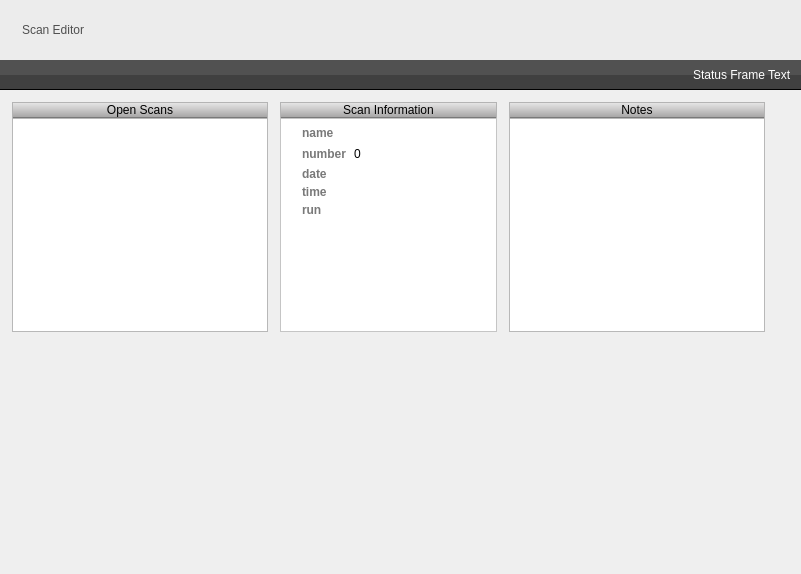
<?xml version="1.0" encoding="UTF-8"?>
<ui version="4.0">
 <class>AMGenericScanEditor</class>
 <widget class="QWidget" name="AMGenericScanEditor">
  <property name="geometry">
   <rect>
    <x>0</x>
    <y>0</y>
    <width>801</width>
    <height>574</height>
   </rect>
  </property>
  <property name="windowTitle">
   <string>Form</string>
  </property>
  <layout class="QVBoxLayout" name="verticalLayout_3">
   <property name="spacing">
    <number>0</number>
   </property>
   <property name="margin">
    <number>0</number>
   </property>
   <item>
    <widget class="QFrame" name="topFrame">
     <property name="minimumSize">
      <size>
       <width>0</width>
       <height>60</height>
      </size>
     </property>
     <property name="styleSheet">
      <string notr="true">background-color: rgb(236, 236, 236);</string>
     </property>
     <layout class="QHBoxLayout" name="horizontalLayout_3">
      <item>
       <widget class="QLabel" name="topFrameIcon">
        <property name="maximumSize">
         <size>
          <width>36</width>
          <height>36</height>
         </size>
        </property>
        <property name="text">
         <string/>
        </property>
        <property name="pixmap">
         <pixmap resource="../icons/icons.qrc">:/system-software-update.png</pixmap>
        </property>
        <property name="scaledContents">
         <bool>true</bool>
        </property>
       </widget>
      </item>
      <item>
       <widget class="QLabel" name="topFrameTitle">
        <property name="styleSheet">
         <string notr="true">font: 16pt &quot;Lucida Grande&quot;;
color: rgb(79, 79, 79);</string>
        </property>
        <property name="text">
         <string>Scan Editor</string>
        </property>
       </widget>
      </item>
      <item>
       <spacer name="topFrameSpacer">
        <property name="orientation">
         <enum>Qt::Horizontal</enum>
        </property>
        <property name="sizeHint" stdset="0">
         <size>
          <width>516</width>
          <height>20</height>
         </size>
        </property>
       </spacer>
      </item>
     </layout>
     <zorder>topFrameIcon</zorder>
     <zorder>topFrameTitle</zorder>
     <zorder>topFrameSpacer</zorder>
    </widget>
   </item>
   <item>
    <widget class="QFrame" name="statusFrame">
     <property name="minimumSize">
      <size>
       <width>0</width>
       <height>30</height>
      </size>
     </property>
     <property name="maximumSize">
      <size>
       <width>16777215</width>
       <height>30</height>
      </size>
     </property>
     <property name="styleSheet">
      <string notr="true">QFrame#statusFrame {
background-color: qlineargradient(spread:pad, x1:0, y1:0, x2:0, y2:1, stop:0 rgba(81, 81, 81, 255), stop:0.494444 rgba(81, 81, 81, 255), stop:0.5 rgba(64, 64, 64, 255), stop:1 rgba(64, 64, 64, 255));
border-bottom: 1px solid black;
}</string>
     </property>
     <layout class="QHBoxLayout" name="horizontalLayout_4">
      <property name="topMargin">
       <number>6</number>
      </property>
      <property name="bottomMargin">
       <number>6</number>
      </property>
      <item>
       <spacer name="horizontalSpacer_2">
        <property name="orientation">
         <enum>Qt::Horizontal</enum>
        </property>
        <property name="sizeHint" stdset="0">
         <size>
          <width>478</width>
          <height>9</height>
         </size>
        </property>
       </spacer>
      </item>
      <item>
       <widget class="QLabel" name="xPosLabel">
        <property name="styleSheet">
         <string notr="true">color: white;
font: bold 10pt &quot;Lucida Grande&quot;</string>
        </property>
        <property name="text">
         <string>Status Frame Text</string>
        </property>
       </widget>
      </item>
     </layout>
    </widget>
   </item>
   <item>
    <layout class="QHBoxLayout" name="horizontalLayout">
     <property name="spacing">
      <number>0</number>
     </property>
     <item>
      <layout class="QVBoxLayout" name="leftVerticalLayout">
       <property name="margin">
        <number>12</number>
       </property>
       <item>
        <layout class="QHBoxLayout" name="leftHorizontalLayout">
         <property name="spacing">
          <number>12</number>
         </property>
         <item>
          <layout class="QVBoxLayout" name="verticalLayout_4">
           <property name="spacing">
            <number>0</number>
           </property>
           <property name="rightMargin">
            <number>0</number>
           </property>
           <item>
            <widget class="QToolButton" name="toolButton">
             <property name="sizePolicy">
              <sizepolicy hsizetype="MinimumExpanding" vsizetype="Fixed">
               <horstretch>0</horstretch>
               <verstretch>0</verstretch>
              </sizepolicy>
             </property>
             <property name="maximumSize">
              <size>
               <width>16777215</width>
               <height>16</height>
              </size>
             </property>
             <property name="styleSheet">
              <string notr="true">background-color: qlineargradient(spread:pad, x1:0, y1:0, x2:0, y2:1, stop:0 rgba(233, 233, 233, 255), stop:0.502513 rgba(199, 198, 198, 255), stop:1 rgba(163, 162, 162, 255)); border: 1px solid black; border-top-color: rgb(180, 180, 180); border-bottom-color: rgb(121, 121, 121); border-left-color: rgb(180, 180, 180); border-right-color: rgb(180, 180, 180);</string>
             </property>
             <property name="text">
              <string>Open Scans</string>
             </property>
            </widget>
           </item>
           <item>
            <widget class="QListView" name="scanListView">
             <property name="minimumSize">
              <size>
               <width>200</width>
               <height>0</height>
              </size>
             </property>
            </widget>
           </item>
          </layout>
         </item>
         <item>
          <layout class="QVBoxLayout" name="verticalLayout_5">
           <property name="spacing">
            <number>0</number>
           </property>
           <property name="rightMargin">
            <number>0</number>
           </property>
           <item>
            <widget class="QToolButton" name="toolButton_2">
             <property name="sizePolicy">
              <sizepolicy hsizetype="Preferred" vsizetype="Fixed">
               <horstretch>0</horstretch>
               <verstretch>0</verstretch>
              </sizepolicy>
             </property>
             <property name="maximumSize">
              <size>
               <width>16777215</width>
               <height>16</height>
              </size>
             </property>
             <property name="styleSheet">
              <string notr="true">background-color: qlineargradient(spread:pad, x1:0, y1:0, x2:0, y2:1, stop:0 rgba(233, 233, 233, 255), stop:0.502513 rgba(199, 198, 198, 255), stop:1 rgba(163, 162, 162, 255)); border: 1px solid black; border-top-color: rgb(180, 180, 180); border-bottom-color: rgb(121, 121, 121); border-left-color: rgb(180, 180, 180); border-right-color: rgb(180, 180, 180);</string>
             </property>
             <property name="text">
              <string>Scan Information</string>
             </property>
            </widget>
           </item>
           <item>
            <widget class="QFrame" name="scanInfoFrame">
             <property name="styleSheet">
              <string notr="true">#scanInfoFrame {
background-color: white;
}</string>
             </property>
             <property name="frameShape">
              <enum>QFrame::StyledPanel</enum>
             </property>
             <property name="frameShadow">
              <enum>QFrame::Raised</enum>
             </property>
             <layout class="QVBoxLayout" name="scanInfoLayout">
              <property name="spacing">
               <number>6</number>
              </property>
              <property name="topMargin">
               <number>6</number>
              </property>
              <item>
               <layout class="QGridLayout" name="scanInfoGridLayout">
                <property name="leftMargin">
                 <number>12</number>
                </property>
                <property name="verticalSpacing">
                 <number>4</number>
                </property>
                <item row="0" column="0">
                 <widget class="QLabel" name="scanNameLabel">
                  <property name="styleSheet">
                   <string notr="true">color: rgb(121, 121, 121);
font-weight: bold;
font-family: &quot;Lucida Grande&quot;;</string>
                  </property>
                  <property name="text">
                   <string>name</string>
                  </property>
                 </widget>
                </item>
                <item row="0" column="1">
                 <widget class="QLineEdit" name="scanName">
                  <property name="text">
                   <string/>
                  </property>
                  <property name="frame">
                   <bool>false</bool>
                  </property>
                 </widget>
                </item>
                <item row="1" column="0">
                 <widget class="QLabel" name="scanNumberLabel">
                  <property name="styleSheet">
                   <string notr="true">color: rgb(121, 121, 121);
font-weight: bold;
font-family: &quot;Lucida Grande&quot;;</string>
                  </property>
                  <property name="text">
                   <string>number</string>
                  </property>
                 </widget>
                </item>
                <item row="2" column="0">
                 <widget class="QLabel" name="scanDateLabel">
                  <property name="styleSheet">
                   <string notr="true">color: rgb(121, 121, 121);
font-weight: bold;
font-family: &quot;Lucida Grande&quot;;</string>
                  </property>
                  <property name="text">
                   <string>date</string>
                  </property>
                 </widget>
                </item>
                <item row="2" column="1">
                 <widget class="QLabel" name="scanDate">
                  <property name="text">
                   <string/>
                  </property>
                 </widget>
                </item>
                <item row="3" column="0">
                 <widget class="QLabel" name="scanTimeLabel">
                  <property name="styleSheet">
                   <string notr="true">color: rgb(121, 121, 121);
font-weight: bold;
font-family: &quot;Lucida Grande&quot;;</string>
                  </property>
                  <property name="text">
                   <string>time</string>
                  </property>
                 </widget>
                </item>
                <item row="3" column="1">
                 <widget class="QLabel" name="scanTime">
                  <property name="text">
                   <string/>
                  </property>
                 </widget>
                </item>
                <item row="1" column="1">
                 <widget class="QSpinBox" name="scanNumber">
                  <property name="maximumSize">
                   <size>
                    <width>16777215</width>
                    <height>18</height>
                   </size>
                  </property>
                  <property name="frame">
                   <bool>false</bool>
                  </property>
                  <property name="buttonSymbols">
                   <enum>QAbstractSpinBox::NoButtons</enum>
                  </property>
                  <property name="maximum">
                   <number>9999</number>
                  </property>
                 </widget>
                </item>
                <item row="4" column="0">
                 <widget class="QLabel" name="scanRunLabel">
                  <property name="styleSheet">
                   <string notr="true">color: rgb(121, 121, 121);
font-weight: bold;
font-family: &quot;Lucida Grande&quot;;</string>
                  </property>
                  <property name="text">
                   <string>run</string>
                  </property>
                 </widget>
                </item>
               </layout>
              </item>
              <item>
               <spacer name="scanInfoSpacer">
                <property name="orientation">
                 <enum>Qt::Vertical</enum>
                </property>
                <property name="sizeHint" stdset="0">
                 <size>
                  <width>20</width>
                  <height>40</height>
                 </size>
                </property>
               </spacer>
              </item>
             </layout>
            </widget>
           </item>
          </layout>
         </item>
         <item>
          <layout class="QVBoxLayout" name="verticalLayout_6">
           <property name="spacing">
            <number>0</number>
           </property>
           <property name="rightMargin">
            <number>0</number>
           </property>
           <item>
            <widget class="QToolButton" name="toolButton_3">
             <property name="sizePolicy">
              <sizepolicy hsizetype="MinimumExpanding" vsizetype="Fixed">
               <horstretch>0</horstretch>
               <verstretch>0</verstretch>
              </sizepolicy>
             </property>
             <property name="maximumSize">
              <size>
               <width>16777215</width>
               <height>16</height>
              </size>
             </property>
             <property name="styleSheet">
              <string notr="true">background-color: qlineargradient(spread:pad, x1:0, y1:0, x2:0, y2:1, stop:0 rgba(233, 233, 233, 255), stop:0.502513 rgba(199, 198, 198, 255), stop:1 rgba(163, 162, 162, 255)); border: 1px solid black; border-top-color: rgb(180, 180, 180); border-bottom-color: rgb(121, 121, 121); border-left-color: rgb(180, 180, 180); border-right-color: rgb(180, 180, 180);
</string>
             </property>
             <property name="text">
              <string>Notes</string>
             </property>
            </widget>
           </item>
           <item>
            <widget class="QPlainTextEdit" name="notesEdit">
             <property name="sizePolicy">
              <sizepolicy hsizetype="MinimumExpanding" vsizetype="Expanding">
               <horstretch>4</horstretch>
               <verstretch>0</verstretch>
              </sizepolicy>
             </property>
             <property name="styleSheet">
              <string notr="true">#notesEdit {
background-image: url(:/notepadBackground.png);
font: bold 15px &quot;Marker Felt&quot;;
}</string>
             </property>
             <property name="plainText">
              <string/>
             </property>
             <property name="backgroundVisible">
              <bool>false</bool>
             </property>
            </widget>
           </item>
          </layout>
         </item>
        </layout>
       </item>
       <item>
        <spacer name="leftVerticaFrameSpacer">
         <property name="orientation">
          <enum>Qt::Vertical</enum>
         </property>
         <property name="sizeHint" stdset="0">
          <size>
           <width>20</width>
           <height>1</height>
          </size>
         </property>
        </spacer>
       </item>
      </layout>
     </item>
     <item>
      <layout class="QVBoxLayout" name="rightVerticalLayout">
       <property name="margin">
        <number>12</number>
       </property>
      </layout>
     </item>
    </layout>
   </item>
  </layout>
 </widget>
 <resources>
  <include location="../icons/icons.qrc"/>
 </resources>
 <connections/>
</ui>
